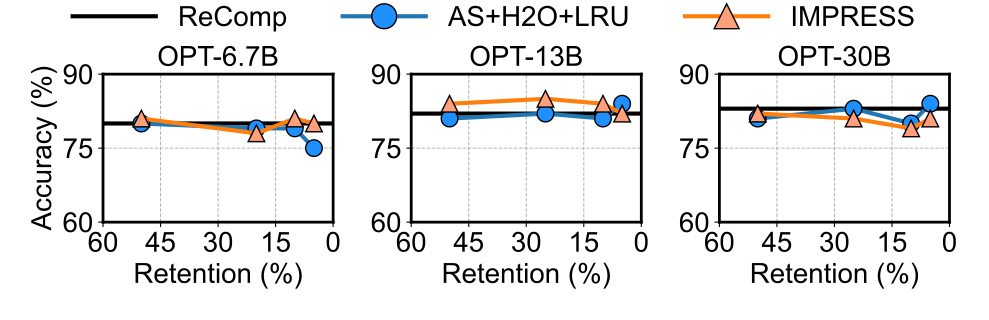

Source code (Python):
import matplotlib.pyplot as plt
import matplotlib as mpl
import matplotlib.ticker as ticker
import os

# 全局设置字体为 Arial，字体大小为 14（可以根据需要调整）
mpl.rcParams['font.family'] = 'Arial'
mpl.rcParams['font.size'] = 20



# 数据定义
# OPT-6.7b
# recomp
x11 = [60, 50, 25, 10, 5, 0]
y11 = [80, 80, 80, 80, 80, 80]
# as+h2o
x12 = [50, 20, 10, 5]
y12 = [80, 79, 79, 75]
# ours
x13 = [50, 20, 10, 5]
y13 = [81, 78, 81, 80]

# OPT-13b
# recomp
x21 = [60, 50, 25, 10, 5, 0]
y21 = [82, 82, 82, 82, 82, 82]
# as+h2o
x22 = [50, 25, 10, 5]
y22 = [81, 82, 81, 84]
# ours
x23 = [50, 25, 10, 5]
y23 = [84, 85, 84, 82]

# OPT-30b
# recomp
x31 = [60, 50, 25, 10, 5, 0]
y31 = [83, 83, 83, 83, 83, 83]
# as+h2o
x32 = [50, 25, 10, 5]
y32 = [81, 83, 80, 84]
# ours
x33 = [50, 25, 10, 5]
y33 = [82, 81, 79, 81]


# 开始绘图
# fig, axes = plt.subplots(1, 3, figsize=(12, 4), sharey=True)
fig, axes = plt.subplots(1, 3, figsize=(12 * 3.3 / 4, 3.2), sharey=False)

# 让 x 轴从大到小排列
for ax in axes:
    ax.invert_xaxis()


markersize = 12
linewidth = 3
fontsize = 20

# 第一个子图
axes[0].plot(x11, y11, 'k-', label='ReComp', linewidth=linewidth)  # 黑色线，不加点
axes[0].plot(x12, y12, 'o-', label='AS', linewidth=linewidth, markersize=markersize, markeredgecolor='k', markerfacecolor='dodgerblue')  # 蓝色线，带黑色边框的点
axes[0].plot(x13, y13, '^-', label='AS+H2O', linewidth=linewidth, markersize=markersize, markeredgecolor='k', markerfacecolor='lightsalmon')  # 红色线，带黑色边框的点
axes[0].set_title('OPT-6.7B', fontsize=fontsize)
axes[0].set_xlabel('Retention (%)')
axes[0].set_ylabel('Accuracy (%)')

# 第二个子图
axes[1].plot(x21, y21, 'k-', label='ReComp', linewidth=linewidth)  # 黑色线，不加点
axes[1].plot(x22, y22, 'o-', label='AS', linewidth=linewidth, markersize=markersize, markeredgecolor='k', markerfacecolor='dodgerblue')  # 蓝色线，带黑色边框的点
axes[1].plot(x23, y23, '^-', label='AS+H2O', linewidth=linewidth, markersize=markersize, markeredgecolor='k', markerfacecolor='lightsalmon')  # 红色线，带黑色边框的点
axes[1].set_title('OPT-13B', fontsize=fontsize)
axes[1].set_xlabel('Retention (%)')

# 第三个子图
axes[2].plot(x31, y31, 'k-', label='ReComp', linewidth=linewidth)  # 黑色线，不加点
axes[2].plot(x32, y32, 'o-', label='AS', linewidth=linewidth, markersize=markersize, markeredgecolor='k', markerfacecolor='dodgerblue')  # 蓝色线，带黑色边框的点
axes[2].plot(x33, y33, '^-', label='AS+H2O', linewidth=linewidth, markersize=markersize, markeredgecolor='k', markerfacecolor='lightsalmon')  # 红色线，带黑色边框的点
axes[2].set_title('OPT-30B', fontsize=fontsize)
axes[2].set_xlabel('Retention (%)')

# 调整布局和图例
# axes[0].legend()
axes[0].set_ylim(60, 90)
# x 轴刻度间隔
axes[0].xaxis.set_major_locator(ticker.MultipleLocator(15))  # 每隔 15 标记一个刻度
# y 轴刻度间隔
axes[0].yaxis.set_major_locator(ticker.MultipleLocator(15))
axes[1].set_ylim(60, 90)
axes[1].xaxis.set_major_locator(ticker.MultipleLocator(15))
axes[1].yaxis.set_major_locator(ticker.MultipleLocator(15))
axes[2].set_ylim(60, 90)
axes[2].xaxis.set_major_locator(ticker.MultipleLocator(15))
axes[2].yaxis.set_major_locator(ticker.MultipleLocator(15))


for ax in axes:
    ax.set_xlim(60, 0)
    # ax.legend()
    # 添加虚线网格
    ax.grid(True, linestyle='--', linewidth=0.7)  # 网格线样式为虚线，线宽为 0.7

# 创建一个统一的图例，横跨三个子图
# fig.legend(axes[0].get_lines(), ['ReComp', 'AS', 'AS+H2O'], loc='upper center', 
        #    bbox_to_anchor=(0.5, 1.08), ncol=3, frameon=False)
fig.legend(axes[0].get_lines(), ['ReComp', 'AS+H2O+LRU', 'IMPRESS'], loc='upper center', 
           bbox_to_anchor=(0.5, 1.06), ncol=3, frameon=False, fontsize=20, 
           markerscale=1.5, handlelength=3)
# plt.tight_layout(rect=[0, 0, 0, 3])
# 调整边距
# plt.subplots_adjust(left=0.1, bottom=0.1, right=0.9, top=0.9, wspace=0.4, hspace=0.4)



# 设置每个子图的外边框加粗
lwidth = 2
for ax in axes:
    ax.spines['top'].set_linewidth(lwidth)
    ax.spines['right'].set_linewidth(lwidth)
    ax.spines['bottom'].set_linewidth(lwidth)
    ax.spines['left'].set_linewidth(lwidth)

plt.tight_layout(rect=[0, 0, 1, 0.95])

# 获取当前 py 文件名并替换扩展名为 .png
filename = os.path.splitext(os.path.basename(__file__))[0] + '.pdf'
plt.savefig(filename)
